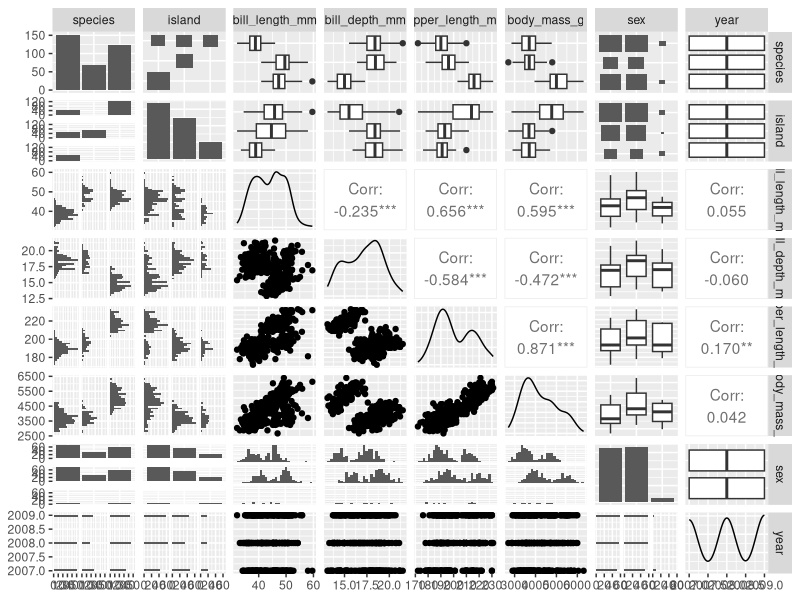
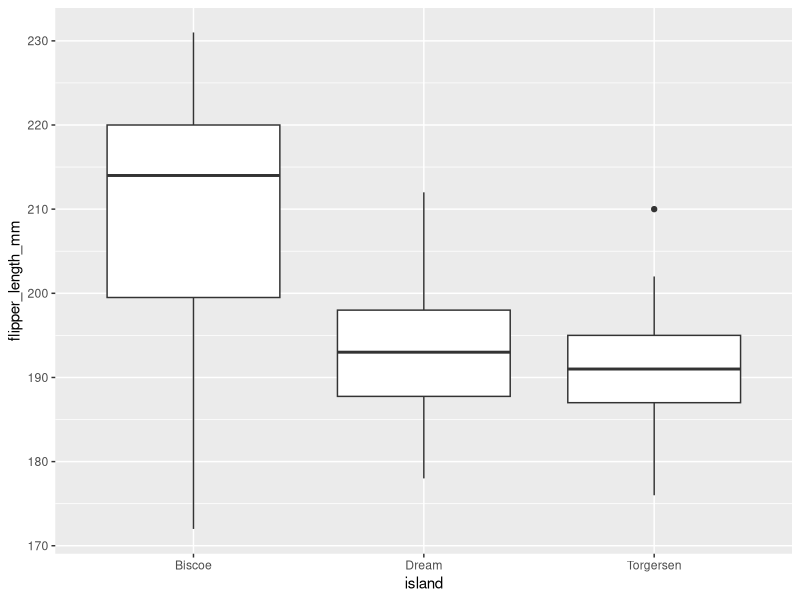
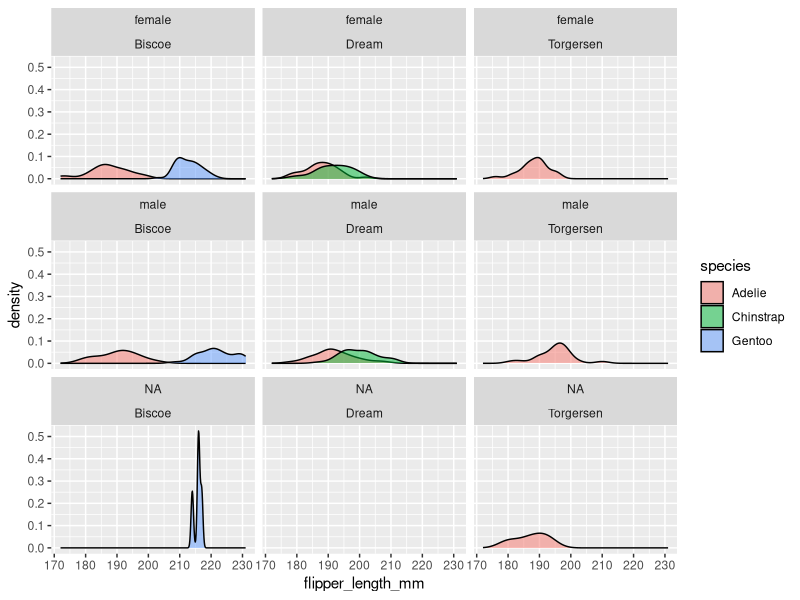
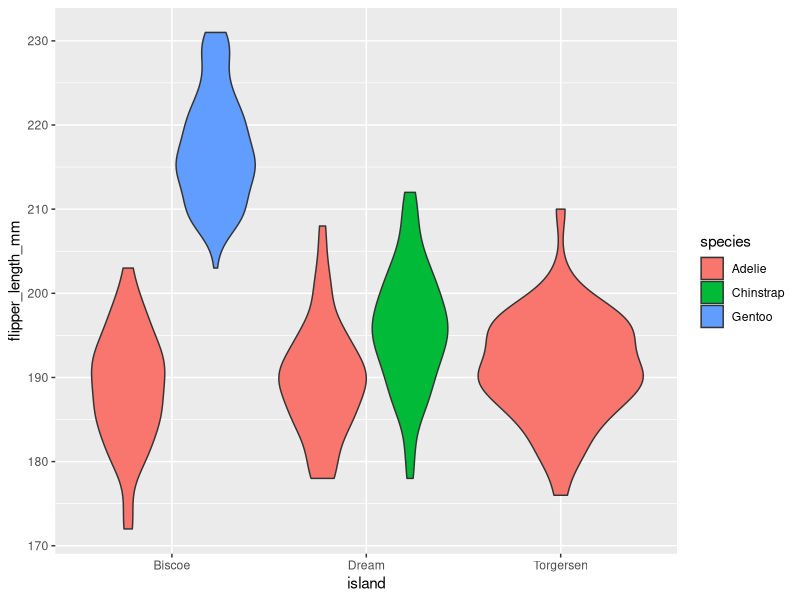
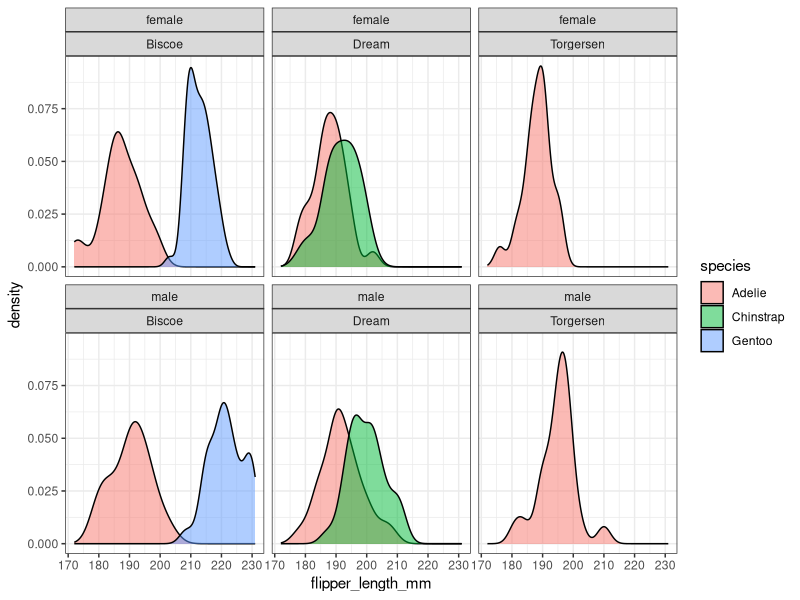
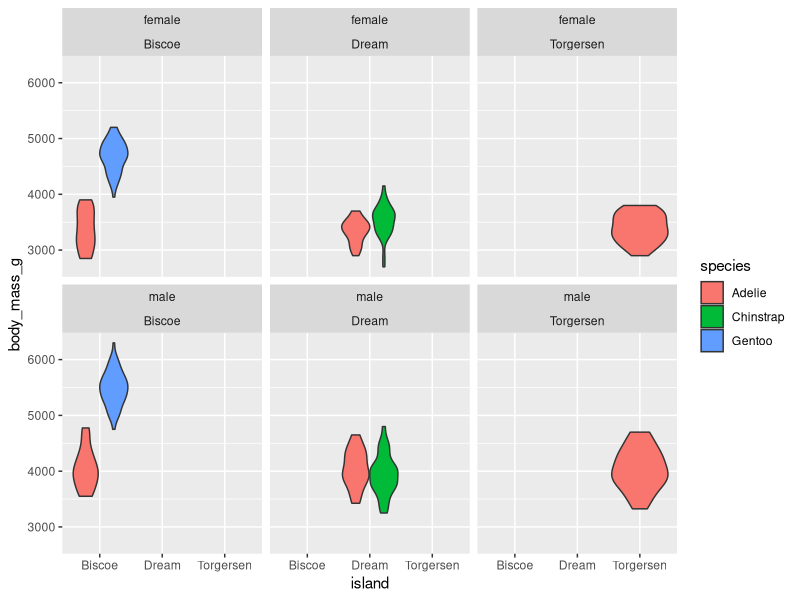
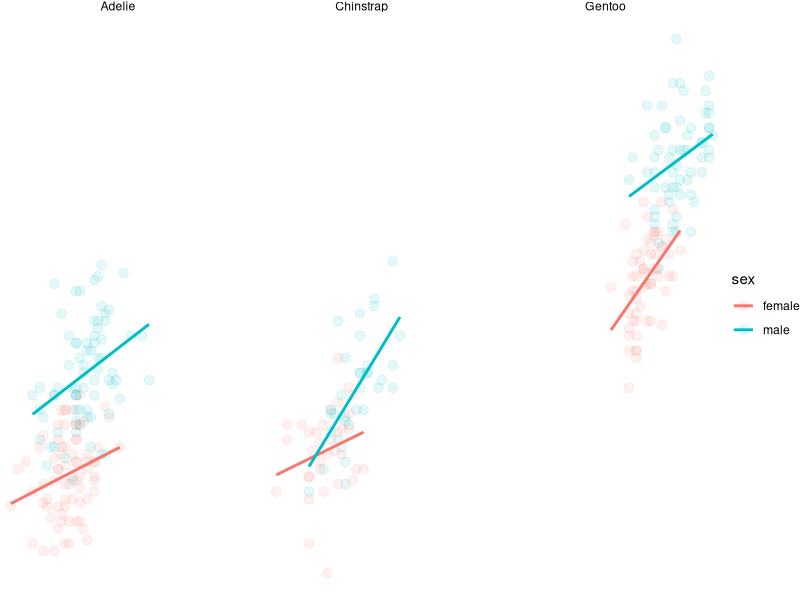
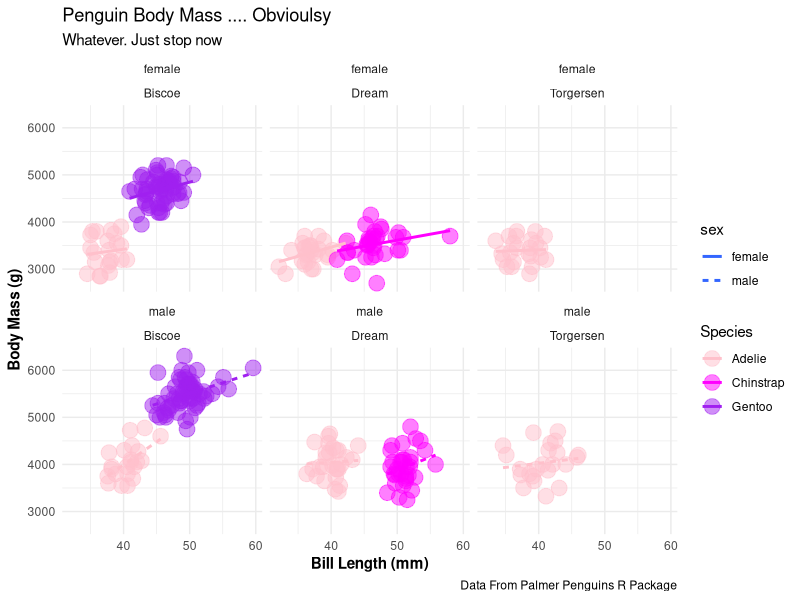

These figures' R source, in order: (Note: this script raises an error after producing the figures.)
#playing with ggplot 
library(tidyverse)
#install.packages ("Palmerpenguidns")
install.packages("palmerpenguins")
library(palmerpenguins)
install.packages("GGally")
library(GGally)
penguins %>% names()

#find your outcome variables (dependent variables)
#           flipper_length_mm

#what predictor variables?? (independent variables)
#island, species, sex
penguins$year %>% unique()
#data collected 2007 2008 2009

ggpairs(penguins)
#:: from GGally package use ggpairs
#gives you how all variables are related to eachother

?ggplot
penguins %>% # data to use
  ggplot(aes(y=flipper_length_mm, x=island)) + # set 'global' mapping # which variables to which aspects of the plot
  # y = flipper length depends on x = 
  #map variables to different parts of plot
  geom_boxplot()

penguins %>% 
  ggplot(aes(x=flipper_length_mm, fill = species))+ 
  geom_density(alpha=.5) + facet_wrap(~sex*island)
#distribution of data (density)
#alpha = opacity

#to get rid of NA
penguins$sex %>% unique()
#yep got NA
!is.na(penguins$sex)
#gets us not NAs are true
penguins[!is.na(penguins$sex),]
#subset it back into data set

p <- penguins[!is.na(penguins$sex),] %>% 
  ggplot(aes(x=flipper_length_mm, fill = species))+ 
  geom_density(alpha=.5) + facet_wrap(~sex*island)
#facet_wrap(~island)


penguins %>% ggplot(aes(y=flipper_length_mm, x=island, fill = species))+
  geom_violin()

#linetype can show the line type but its horrible

#data 
#how to map variables (column names) to parts of a plot)
#what to draw?
#facets?
#scales?
#customize theme

p+theme_bw()
names(penguins)

#make a plot of body_mass_g with some x axis
penguins[!is.na(penguins$sex),] %>% ggplot(aes(y=body_mass_g, x=island, fill=species)) +geom_violin() +
  facet_wrap(~sex*island)

penguins[!is.na(penguins$sex),]  %>% 
  ggplot(aes(x=flipper_length_mm, y=body_mass_g, color = sex))+
  geom_point(size=3,alpha=.1)+
  geom_smooth(method="lm", se=FALSE)+
  facet_wrap(~species)+
  theme_void()

#you can search about anything!
?geom_point
p <- penguins[!is.na(penguins$sex),] %>% ggplot(aes(x=bill_length_mm, y=body_mass_g, color=species, linetype=sex))+
  geom_point(alpha=.5, size=5)+ 
  geom_smooth(method="lm",se=FALSE) + facet_wrap(~sex*island)

#method = lm = linear model
#se = error 

## you can set aesthetics inside of each genome


p+
  theme_minimal()+ 
  theme(axis.title = element_text(face = "bold" ))+
  labs(x="Bill Length (mm)", y= "Body Mass (g)",
       color = "Species", 
       title = "Penguin Body Mass .... Obvioulsy",
       subtitle = "Whatever. Just stop now",
       caption = "Data From Palmer Penguins R Package")+
  scale_color_manual(values = c("pink", "magenta", "purple"))

#now that youve got plot add to it
#use color finder on google for more customized color options!

library(tidyverse)
library(palmerpenguins)
#make nifty penguin plot
p <- penguins[!is.na(penguins$sex),] %>% ggplot(aes(x=species, y=body_mass_g, color = island, fill = species))+
  geom_boxplot() + facet_wrap(~sex)
ggsave("./penguin.png", width = 5, height = 7, dpi = 300)
getwd()
#saves last plot 
p2 <- p + 
  labs(x = "Species", y = "Body Mass (g)", Color = "Island")+ 
  theme(axis.text.x = element_text(angle = 90, hjust=1, vjust = .5, face = "italic"),
        axis.text.y= element_text(angle = 
                                    180, size = 20, face = "bold", color = "pink"),plot.background =  element_rect(color="orange", fill = "blue", linewidth = 15, linetype = "dotted"), 
        panel.grid.major.x = element_line(color= "orange", linetype = 4,
                                          lineend = "butt", linewidth = 3), strip.background = element_rect(fill= "pink"))
ggsave(p2, filename= "./ugly.png", height = 6, width = 6)

#h just 0 = left aligned h just = 1 = right aligned

p2+scale_fill_manual(values=c("purple", "green", "black")) + #scale_y_reverse()+
  coord_polar() + theme(strip.text = element_text(size= 12, face = "bold"), legend.text = element_text(face='italic'), 
                        legend.background = element_rect(fill="pink"), legend.position = "none", axis.title = element_text(
                          angle = 60, size = 40
                        ))
# + coord_flip() + coord_cartesian(ylim = c(100,3000)) 
# gg image
penguins %>% ggplot(aes(x=body_mass_g, y=flipper_length_mm)) + 
  geom_image("")
